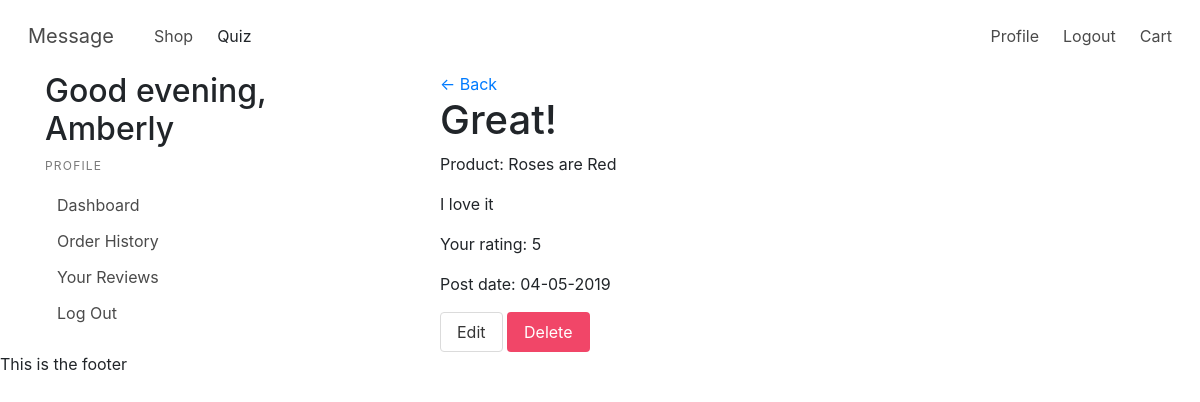
/profile/reviews/review_details/1 (signed in), run on the app's committed database.
### models.py (models this page shows, shortened)
class User(UserMixin, Model):
    fname = CharField()
    lname = CharField()
    email = CharField(unique=True)
    password = CharField(max_length=100)
    street_address = CharField(default="")
    city = CharField(default="")
    state = CharField(default="")
    postal_code = CharField(default="")
    join_date = DateTimeField(default=datetime.datetime.now())
    class Meta:
        database = DATABASE

class Review(Model):
    user = ForeignKeyField(model=User, backref='review')
    product = ForeignKeyField(model=Product, backref='review')
    title = CharField()
    rating = IntegerField()
    content = CharField()
    date_posted = DateTimeField(default=datetime.datetime.now())
    class Meta:
        database = DATABASE

class Product(Model):
    name = CharField(unique=True)
    description = CharField()
    image = CharField()
    plant = CharField()
    meaning = CharField()
    price = IntegerField()
    data_name= CharField()
    average_rating = FloatField(default=0)
    category = ForeignKeyField(model=Category, backref='product')
    class Meta:
        database = DATABASE

### app.py (the view)
@app.route('/profile/reviews/review_details/<reviewid>', methods=["GET"])
@login_required
def review_details(reviewid):
    user = current_user
    current_hour = datetime.datetime.now().hour
    greeting = time_of_day(current_hour)
    review = models.Review.get(models.Review.id == reviewid)
    return render_template("reviewDetails.html", user=user, greeting=greeting, review=review)

### app.py (called while the page is built)
@login_manager.user_loader
def load_user(userid):
    try:
        return models.User.get(models.User.id == userid)
    except models.DoesNotExist:
        return None

@app.before_request
def before_request():
    g.db = models.DATABASE
    g.db.connect()
    g.user = current_user

@app.after_request
def after_request(response):
    g.db.close()
    return response

def time_of_day(hour):
    return (
        "morning" if 5 <= hour <= 11
        else
        "afternoon" if 12 <= hour <= 17
        else
        "evening" if 18 <= hour <= 22
        else
        "night"
    )

### templates/reviewDetails.html
{% extends 'profile.html' %}
{% block profile %}
<a href="/profile/reviews">&#8592; Back</a>
<h1>{{review.title}}</h1>
<p>Product: {{review.product.name}}</p>
<p>{{review.content}}</p>
<p>Your rating: {{review.rating}}</p>
<p>Post date: {{review.date_posted.strftime('%m-%d-%Y')}}</p>
<a href="/edit_review/{{review.id}}" class="button">Edit</a>
<a href="/delete_review/{{review.id}}"class="button is-danger">Delete</a>
{% endblock %}

### templates/profile.html
{% extends 'layout.html' %}
{% block content %}
<div class="container">
    <div class="row">
        <div class="col-sm-4">
            <h2> Good {{greeting}}, {{user.fname}}</h2>
            <aside class="menu">
                <p class="menu-label">
                    Profile
                </p>
                <ul class="menu-list">
                    <li><a href="{{url_for('profile')}}">Dashboard</a></li>
                    <li><a href="{{url_for('order_history')}}">Order History</a></li>
                    <li><a href="{{url_for('reviews')}}">Your Reviews</a></li>
                    <li><a href="{{url_for('logout')}}">Log Out</a></li>
                </ul>
            </aside>
        </div>
        <div class="col-sm-8">
            <div class="container">
                {% block profile %}
                {% endblock %}
            </div>
        </div>
    </div>
</div>
{% endblock %}

### data on the page
User: fname "Amberly"
Review: title "Great!", content "I love it", rating "5", date_posted "04-05-2019"
Product: product.name "Roses are Red"

### other printed values
{{ greeting }} "evening"
